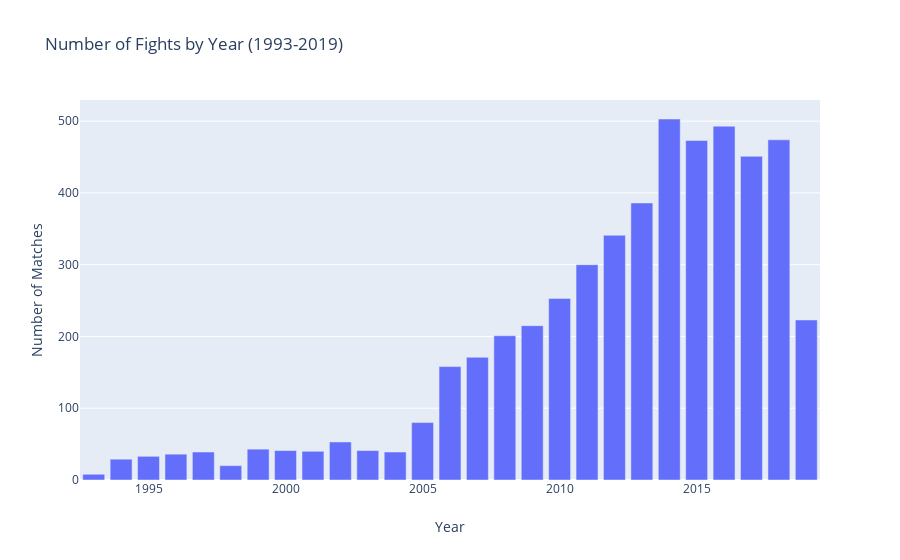

The code cell stored with this chart in its notebook:
### Markdown cell above
Donald Cerrone and Jim Miller get the top with 32 participations in events fight.<br>
It's time to see how UFC have made events by the years.

### Code cell
data['year'] = data['date'].apply(lambda x : x.split('-')[0])
values = data['year'].value_counts().sort_values(ascending=False)
labels = values.index
trace = go.Bar(x=labels, y=values)
layout = go.Layout(title='Number of Fights by Year (1993-2019)',
                  xaxis = {'title' : 'Year'},
                  yaxis = {'title' : 'Number of Matches'})
fig = go.Figure(data=trace, layout=layout)
iplot(fig)

### Figure 1 — Plotly figure (JSON) as saved in the notebook; plotly's stock layout.template omitted (floating-point values rounded to 4 significant figures)
{"data": [{"type": "bar", "x": ["2014", "2016", "2018", "2015", "2017", "2013", "2012", "2011", "2010", "2019", "2009", "2008", "2007", "2006", "2005", "2002", "1999", "2000", "2003", "2001", "2004", "1997", "1996", "1995", "1994", "1998", "1993"], "y": [503, 493, 474, 473, 451, 386, 341, 300, 253, 223, 215, 201, 171, 158, 80, 53, 43, 41, 41, 40, 39, 39, 36, 33, 29, 20, 8]}], "layout": {"title": {"text": "Number of Fights by Year (1993-2019)"}, "xaxis": {"title": {"text": "Year"}}, "yaxis": {"title": {"text": "Number of Matches"}}}}
